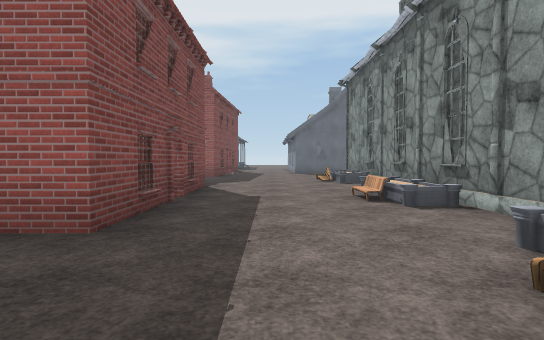
[1] (above)

22 first-person views from a walk through a 3-D level made in the Unity game engine. The camera is 1.3 m above the floor, tilts 2° down and sees 80° across. Doors are open. The floor is counted in squares, 2 m on a side. Each view is taken from the middle of a square. On the plan, view 1 faces up. The plan holds only what a view shows up to about 10 squares ahead; the rest is blank. The place goes on beyond the plan. Surface patterns are stand-ins for the level's own textures.

[2]
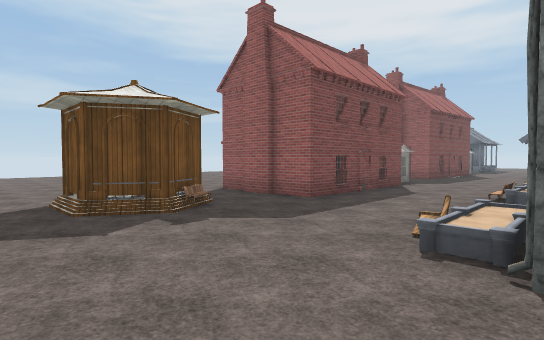

[3]
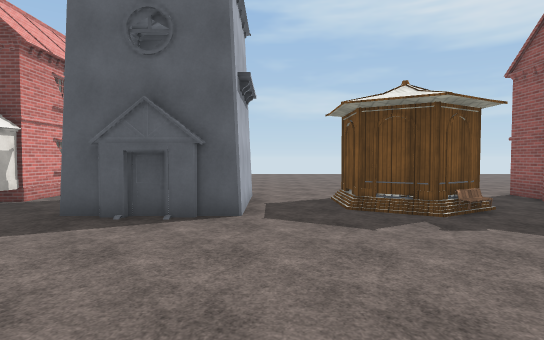

[4]
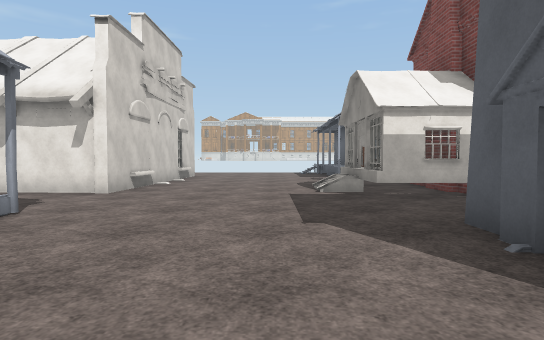

[5]
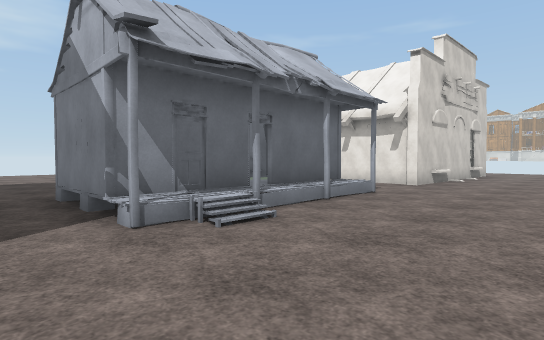

[6]
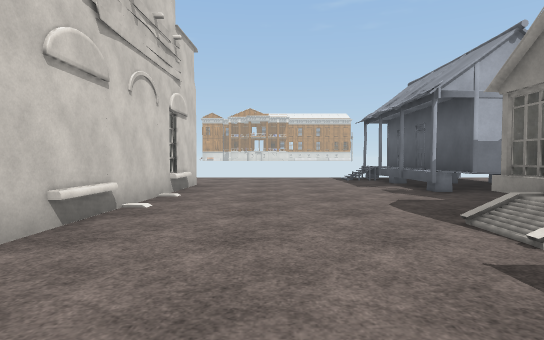

[7]
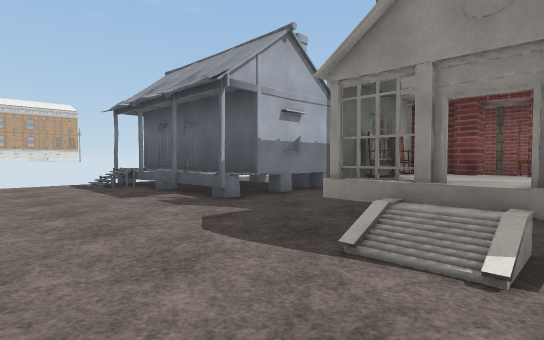

[8]
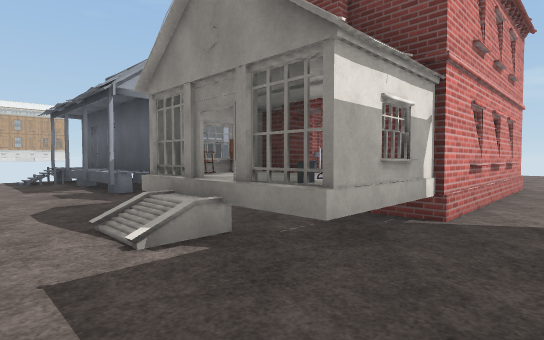

[9]
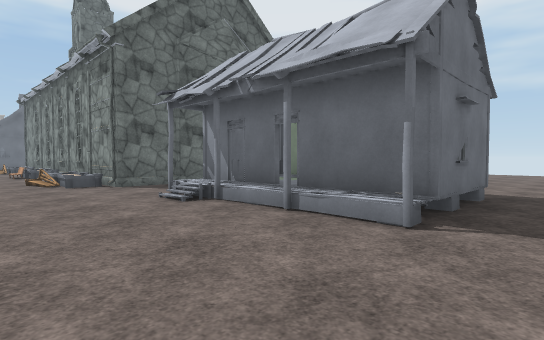

[10]
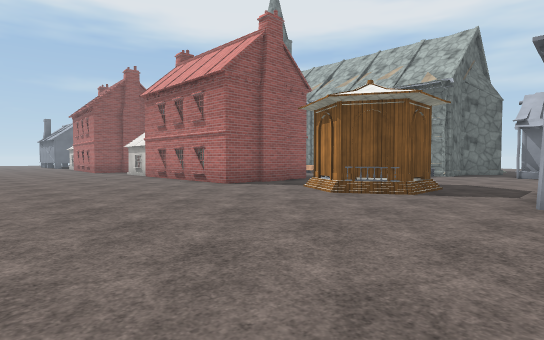

[11]
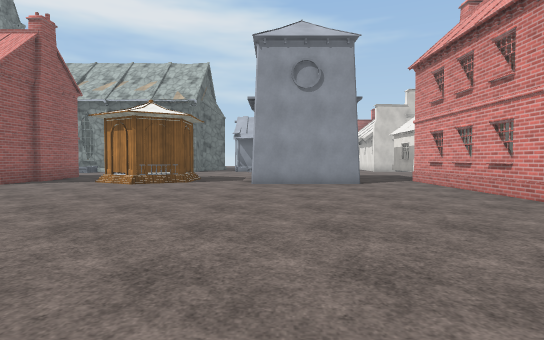

[12]
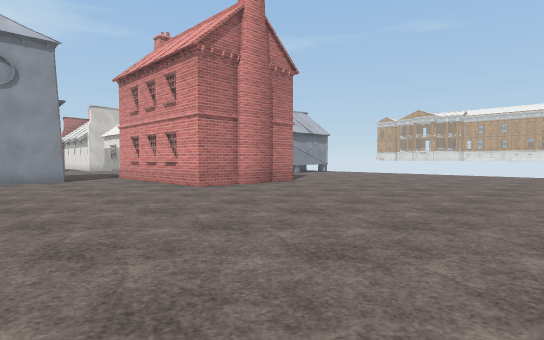

[13]
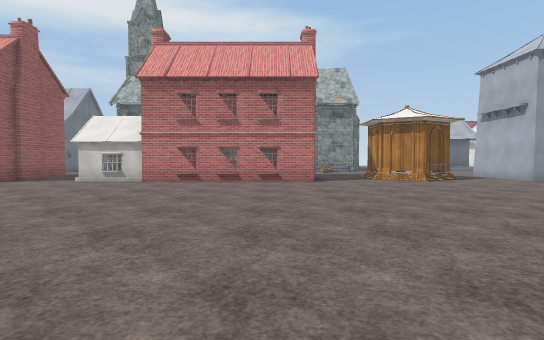

[14]
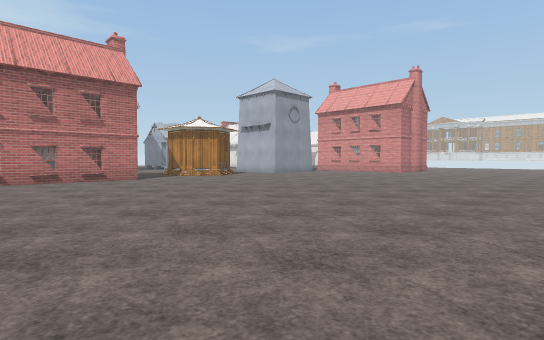

[15]
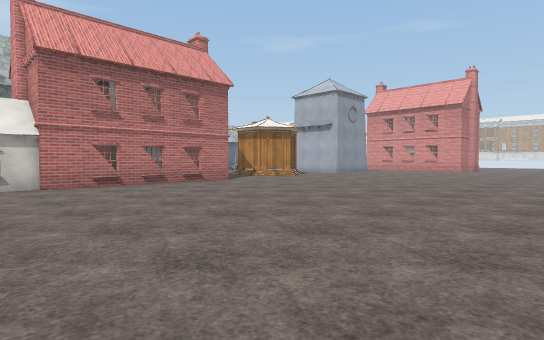

[16]
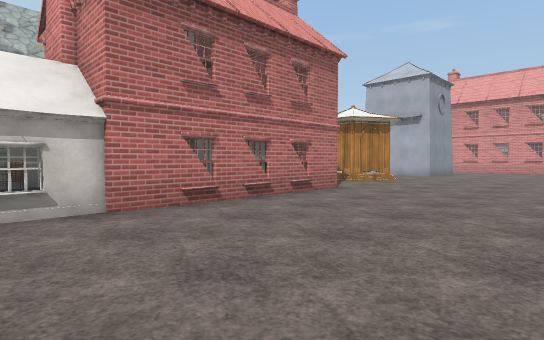

[17]
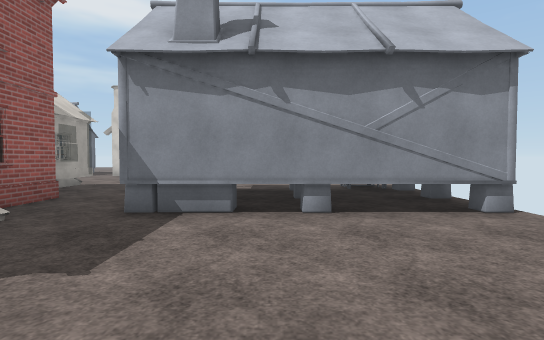

[18]
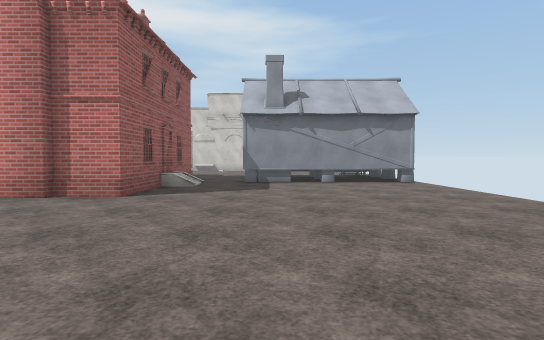

[19]
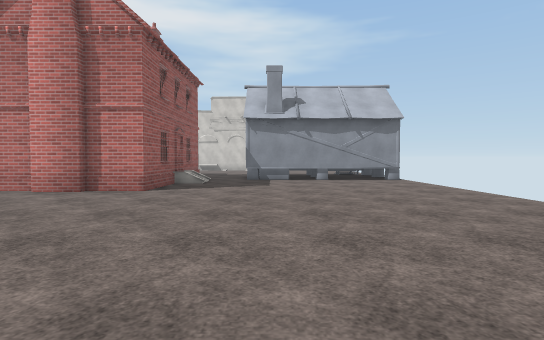

[20]
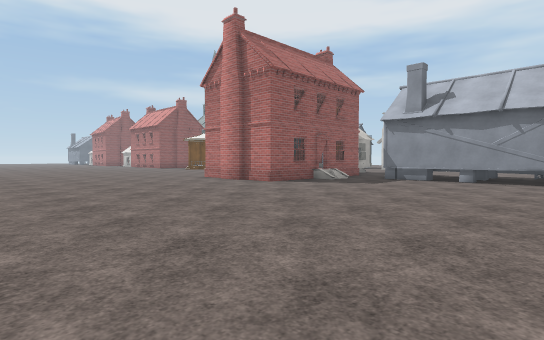

[21]
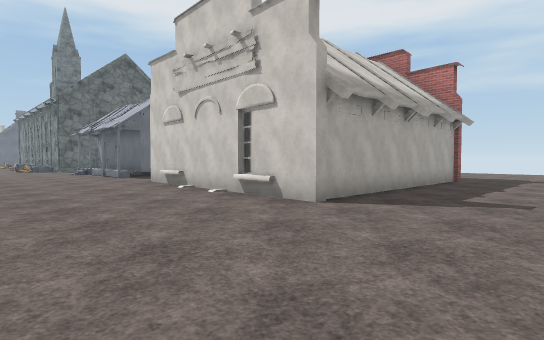

[22]
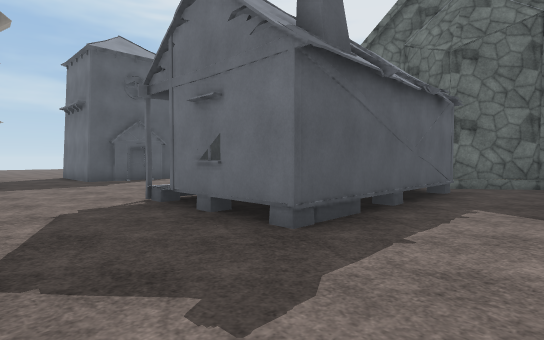

### Floor plan
Key: @ floor where view 1 was taken; # wall or solid block; . main floor; : floor 0.5 m higher than the main floor; / step, stairs or slope; = window, fence, low wall or low ledge; B bench; H house; U building; C column; O other object.
Columns run from 15 left of view 1 to 12 right of it. Each row starts with its distance up from view 1.
  9   .........OO ...O=
  8   .........O O....#
  7 ..........#   ...O=
  6 ..........    .../#
  5 ..........=  #...B=
  4 ..........=  =....
  3 ..........####....
  2 .................B#
  1  ................/#
  0  .......... OB.@.O### #
 -1  ..........OO........#.
 -2  ................./HHH......
 -3  ................./H:H......
 -4 ...........HHH..../H:H..
 -5 ...........  H..../H:H..
 -6 ...........HHH..../H:H......
 -7 ................../HHH......
 -8 .......### #............
 -9 .......     OO..........
-10  ...... C   OO/...#
-11  ......#=OO OO....U
-12  ......../........U
-13 ..................#
-14 ..........HHH.....U
-15 ..........HHH.....# UUU##.
-16 ..........HHH/.............
-17 ..........HHH/.............
-18 ..........HHH.......

Positions as (right, up) in squares from view 1, and headings:
1: (0, 0), facing up
2: (3, -3), facing up-left
3: (3, -3), facing left
4: (0, -3), facing down
5: (0, -1), facing down-right
6: (1, -7), facing down
7: (1, -9), facing down-left
8: (0, -7), facing down-left
9: (0, -8), facing up-right
10: (-10, -4), facing up-right
11: (-13, -4), facing right
12: (-15, -4), facing down-right
13: (-14, 4), facing right
14: (-15, 7), facing down-right
15: (-13, 9), facing down-right
16: (-9, 9), facing down-right
17: (-9, -15), facing right
18: (-14, -14), facing right
19: (-15, -14), facing right
20: (-15, -18), facing up-right
21: (-1, -18), facing up-right
22: (8, -9), facing up-left
